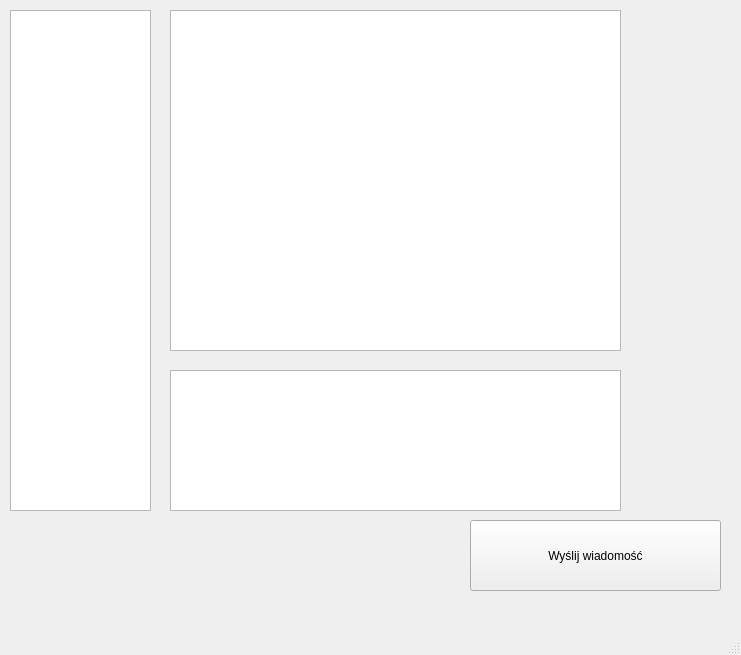
<?xml version="1.0" encoding="UTF-8"?>
<ui version="4.0">
 <class>MainWindow</class>
 <widget class="QMainWindow" name="MainWindow">
  <property name="geometry">
   <rect>
    <x>0</x>
    <y>0</y>
    <width>741</width>
    <height>655</height>
   </rect>
  </property>
  <property name="windowTitle">
   <string>MainWindow</string>
  </property>
  <property name="styleSheet">
   <string notr="true"/>
  </property>
  <widget class="QWidget" name="centralwidget">
   <widget class="QListWidget" name="list_contacts">
    <property name="geometry">
     <rect>
      <x>10</x>
      <y>10</y>
      <width>141</width>
      <height>501</height>
     </rect>
    </property>
   </widget>
   <widget class="QListWidget" name="list_messages">
    <property name="geometry">
     <rect>
      <x>170</x>
      <y>10</y>
      <width>451</width>
      <height>341</height>
     </rect>
    </property>
    <property name="styleSheet">
     <string notr="true"/>
    </property>
    <property name="wordWrap">
     <bool>true</bool>
    </property>
   </widget>
   <widget class="QTextEdit" name="text_new_message">
    <property name="geometry">
     <rect>
      <x>170</x>
      <y>370</y>
      <width>451</width>
      <height>141</height>
     </rect>
    </property>
    <property name="whatsThis">
     <string>&lt;html&gt;&lt;head/&gt;&lt;body&gt;&lt;p&gt;&lt;br/&gt;&lt;/p&gt;&lt;/body&gt;&lt;/html&gt;</string>
    </property>
   </widget>
   <widget class="QPushButton" name="button_send_message">
    <property name="geometry">
     <rect>
      <x>470</x>
      <y>520</y>
      <width>251</width>
      <height>71</height>
     </rect>
    </property>
    <property name="toolTip">
     <string>&lt;html&gt;&lt;head/&gt;&lt;body&gt;&lt;p&gt;XDDDDDDDDDDDDDDDDDD&lt;/p&gt;&lt;/body&gt;&lt;/html&gt;</string>
    </property>
    <property name="whatsThis">
     <string>&lt;html&gt;&lt;head/&gt;&lt;body&gt;&lt;p&gt;HALOOOOO&lt;/p&gt;&lt;/body&gt;&lt;/html&gt;</string>
    </property>
    <property name="styleSheet">
     <string notr="true"/>
    </property>
    <property name="text">
     <string>Wyślij wiadomość</string>
    </property>
   </widget>
  </widget>
  <widget class="QMenuBar" name="menubar">
   <property name="geometry">
    <rect>
     <x>0</x>
     <y>0</y>
     <width>741</width>
     <height>21</height>
    </rect>
   </property>
  </widget>
  <widget class="QStatusBar" name="statusbar"/>
 </widget>
 <resources/>
 <connections/>
</ui>
